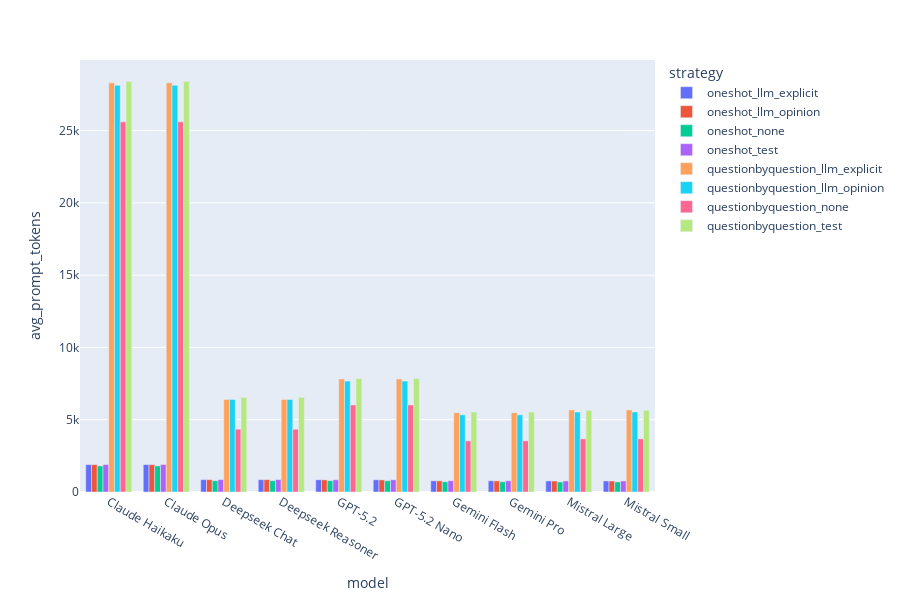

The cell this chart's notebook holds for it:
### Code cell
fig_prompt_tokens = px.bar(
    df,
    x='model',
    y='avg_prompt_tokens',
    color='strategy',
    barmode='group',
    height=600
)

fig_prompt_tokens.show()

### Figure 1 — Plotly figure (JSON) as saved in the notebook; plotly's stock layout.template omitted (floating-point values rounded to 4 significant figures)
{"data": [{"alignmentgroup": "True", "hovertemplate": "strategy=oneshot_llm_explicit<br>model=%{x}<br>avg_prompt_tokens=%{y}<extra></extra>", "legendgroup": "oneshot_llm_explicit", "marker": {"color": "#636efa", "pattern": {"shape": ""}}, "name": "oneshot_llm_explicit", "offsetgroup": "oneshot_llm_explicit", "orientation": "v", "showlegend": true, "textposition": "auto", "type": "bar", "x": ["Claude Haikaku", "Claude Opus", "Deepseek Chat", "Deepseek Reasoner", "GPT-5.2", "GPT-5.2 Nano", "Gemini Flash", "Gemini Pro", "Mistral Large", "Mistral Small"], "xaxis": "x", "y": [1898.0, 1898.0, 855.0, 855.0, 845.0, 845.0, 776.0, 776.0, 766.0, 766.0], "yaxis": "y"}, {"alignmentgroup": "True", "hovertemplate": "strategy=oneshot_llm_opinion<br>model=%{x}<br>avg_prompt_tokens=%{y}<extra></extra>", "legendgroup": "oneshot_llm_opinion", "marker": {"color": "#EF553B", "pattern": {"shape": ""}}, "name": "oneshot_llm_opinion", "offsetgroup": "oneshot_llm_opinion", "orientation": "v", "showlegend": true, "textposition": "auto", "type": "bar", "x": ["Claude Haikaku", "Claude Opus", "Deepseek Chat", "Deepseek Reasoner", "GPT-5.2", "GPT-5.2 Nano", "Gemini Flash", "Gemini Pro", "Mistral Large", "Mistral Small"], "xaxis": "x", "y": [1892.0, 1892.0, 855.0, 855.0, 840.0, 840.0, 771.0, 771.0, 761.0, 761.0], "yaxis": "y"}, {"alignmentgroup": "True", "hovertemplate": "strategy=oneshot_none<br>model=%{x}<br>avg_prompt_tokens=%{y}<extra></extra>", "legendgroup": "oneshot_none", "marker": {"color": "#00cc96", "pattern": {"shape": ""}}, "name": "oneshot_none", "offsetgroup": "oneshot_none", "orientation": "v", "showlegend": true, "textposition": "auto", "type": "bar", "x": ["Claude Haikaku", "Claude Opus", "Deepseek Chat", "Deepseek Reasoner", "GPT-5.2", "GPT-5.2 Nano", "Gemini Flash", "Gemini Pro", "Mistral Large", "Mistral Small"], "xaxis": "x", "y": [1805.0, 1805.0, 784.0, 784.0, 783.0, 783.0, 708.0, 708.0, 697.0, 697.0], "yaxis": "y"}, {"alignmentgroup": "True", "hovertemplate": "strategy=oneshot_test<br>model=%{x}<br>avg_prompt_tokens=%{y}<extra></extra>", "legendgroup": "oneshot_test", "marker": {"color": "#ab63fa", "pattern": {"shape": ""}}, "name": "oneshot_test", "offsetgroup": "oneshot_test", "orientation": "v", "showlegend": true, "textposition": "auto", "type": "bar", "x": ["Claude Haikaku", "Claude Opus", "Deepseek Chat", "Deepseek Reasoner", "GPT-5.2", "GPT-5.2 Nano", "Gemini Flash", "Gemini Pro", "Mistral Large", "Mistral Small"], "xaxis": "x", "y": [1901.0, 1901.0, 860.0, 860.0, 846.0, 846.0, 778.0, 778.0, 765.0, 765.0], "yaxis": "y"}, {"alignmentgroup": "True", "hovertemplate": "strategy=questionbyquestion_llm_explicit<br>model=%{x}<br>avg_prompt_tokens=%{y}<extra></extra>", "legendgroup": "questionbyquestion_llm_explicit", "marker": {"color": "#FFA15A", "pattern": {"shape": ""}}, "name": "questionbyquestion_llm_explicit", "offsetgroup": "questionbyquestion_llm_explicit", "orientation": "v", "showlegend": true, "textposition": "auto", "type": "bar", "x": ["Claude Haikaku", "Claude Opus", "Deepseek Chat", "Deepseek Reasoner", "GPT-5.2", "GPT-5.2 Nano", "Gemini Flash", "Gemini Pro", "Mistral Large", "Mistral Small"], "xaxis": "x", "y": [28300.0, 28300.0, 6403.0, 6403.0, 7819.0, 7819.0, 5481.0, 5481.0, 5677.0, 5677.0], "yaxis": "y"}, {"alignmentgroup": "True", "hovertemplate": "strategy=questionbyquestion_llm_opinion<br>model=%{x}<br>avg_prompt_tokens=%{y}<extra></extra>", "legendgroup": "questionbyquestion_llm_opinion", "marker": {"color": "#19d3f3", "pattern": {"shape": ""}}, "name": "questionbyquestion_llm_opinion", "offsetgroup": "questionbyquestion_llm_opinion", "orientation": "v", "showlegend": true, "textposition": "auto", "type": "bar", "x": ["Claude Haikaku", "Claude Opus", "Deepseek Chat", "Deepseek Reasoner", "GPT-5.2", "GPT-5.2 Nano", "Gemini Flash", "Gemini Pro", "Mistral Large", "Mistral Small"], "xaxis": "x", "y": [28130.0, 28130.0, 6403.0, 6403.0, 7674.0, 7674.0, 5336.0, 5336.0, 5532.0, 5532.0], "yaxis": "y"}, {"alignmentgroup": "True", "hovertemplate": "strategy=questionbyquestion_none<br>model=%{x}<br>avg_prompt_tokens=%{y}<extra></extra>", "legendgroup": "questionbyquestion_none", "marker": {"color": "#FF6692", "pattern": {"shape": ""}}, "name": "questionbyquestion_none", "offsetgroup": "questionbyquestion_none", "orientation": "v", "showlegend": true, "textposition": "auto", "type": "bar", "x": ["Claude Haikaku", "Claude Opus", "Deepseek Chat", "Deepseek Reasoner", "GPT-5.2", "GPT-5.2 Nano", "Gemini Flash", "Gemini Pro", "Mistral Large", "Mistral Small"], "xaxis": "x", "y": [25610.0, 25610.0, 4344.0, 4344.0, 6021.0, 6021.0, 3538.0, 3538.0, 3676.0, 3676.0], "yaxis": "y"}, {"alignmentgroup": "True", "hovertemplate": "strategy=questionbyquestion_test<br>model=%{x}<br>avg_prompt_tokens=%{y}<extra></extra>", "legendgroup": "questionbyquestion_test", "marker": {"color": "#B6E880", "pattern": {"shape": ""}}, "name": "questionbyquestion_test", "offsetgroup": "questionbyquestion_test", "orientation": "v", "showlegend": true, "textposition": "auto", "type": "bar", "x": ["Claude Haikaku", "Claude Opus", "Deepseek Chat", "Deepseek Reasoner", "GPT-5.2", "GPT-5.2 Nano", "Gemini Flash", "Gemini Pro", "Mistral Large", "Mistral Small"], "xaxis": "x", "y": [28390.0, 28390.0, 6548.0, 6548.0, 7848.0, 7848.0, 5539.0, 5539.0, 5648.0, 5648.0], "yaxis": "y"}], "layout": {"barmode": "group", "height": 600, "legend": {"title": {"text": "strategy"}, "tracegroupgap": 0}, "margin": {"t": 60}, "xaxis": {"anchor": "y", "domain": [0, 1], "title": {"text": "model"}}, "yaxis": {"anchor": "x", "domain": [0, 1], "title": {"text": "avg_prompt_tokens"}}}}
